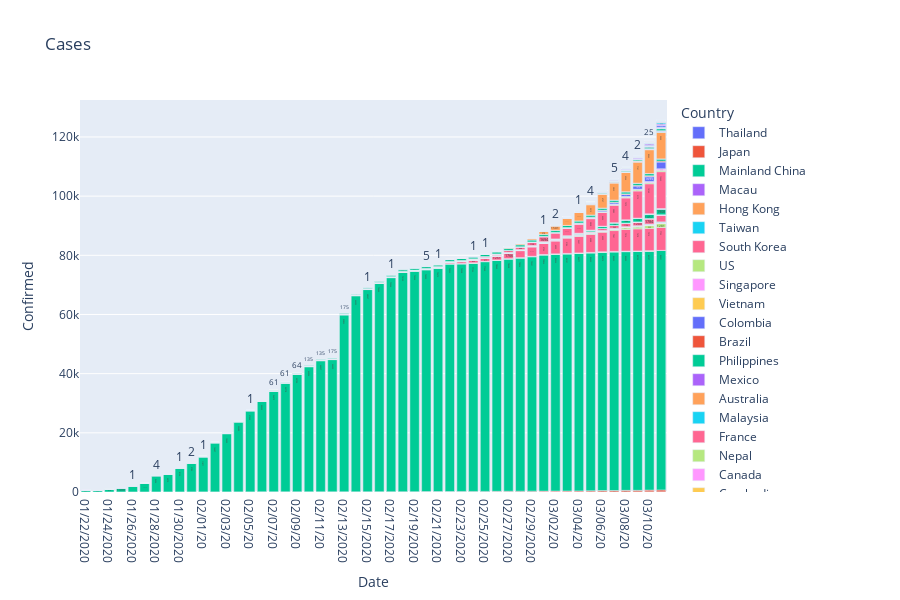
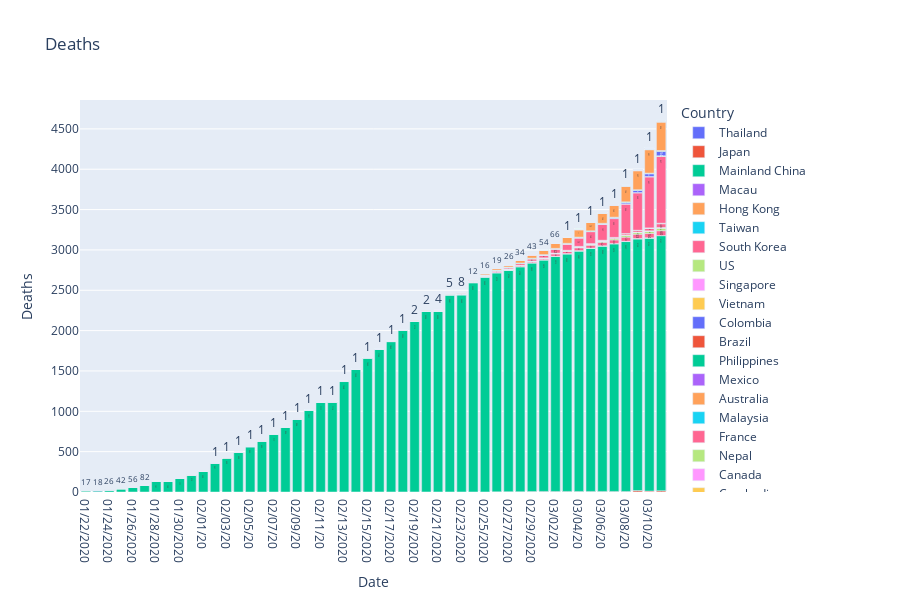
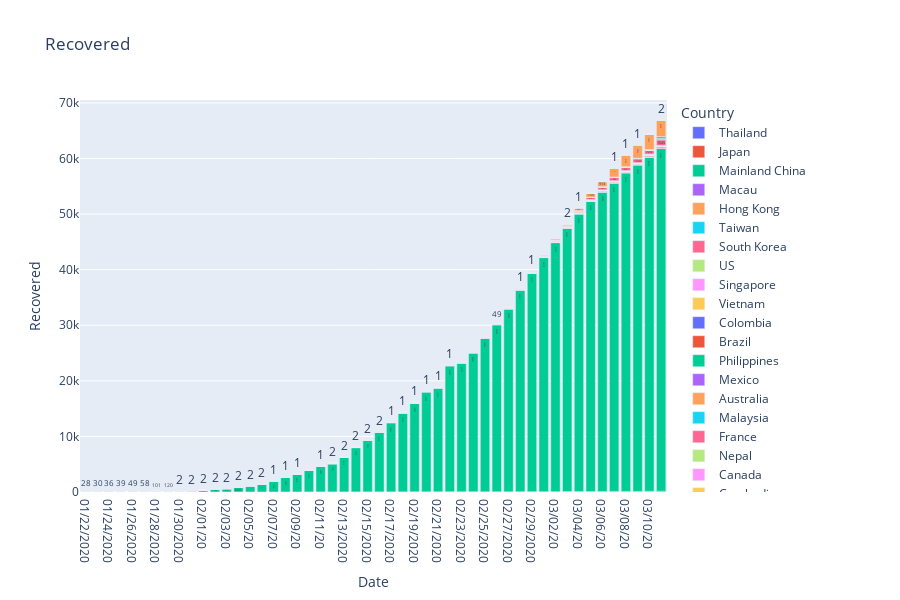

The cell these charts' notebook holds for them, in order:
### Markdown cell above
# Confirmed, Death, Recovered Cases

### Code cell
bar_data = df.groupby(['Country', 'Date'])['Confirmed', 'Deaths', 'Recovered'].sum().reset_index().sort_values('Date', ascending=True)

fig = px.bar(bar_data, x="Date", y="Confirmed", color='Country', text = 'Confirmed', orientation='v', height=600,
             title='Cases')
fig.show()

fig = px.bar(bar_data, x="Date", y="Deaths", color='Country', text = 'Deaths', orientation='v', height=600,
             title='Deaths')
fig.show()

fig = px.bar(bar_data, x="Date", y="Recovered", color='Country', text = 'Recovered', orientation='v', height=600,
             title='Recovered')
fig.show()
